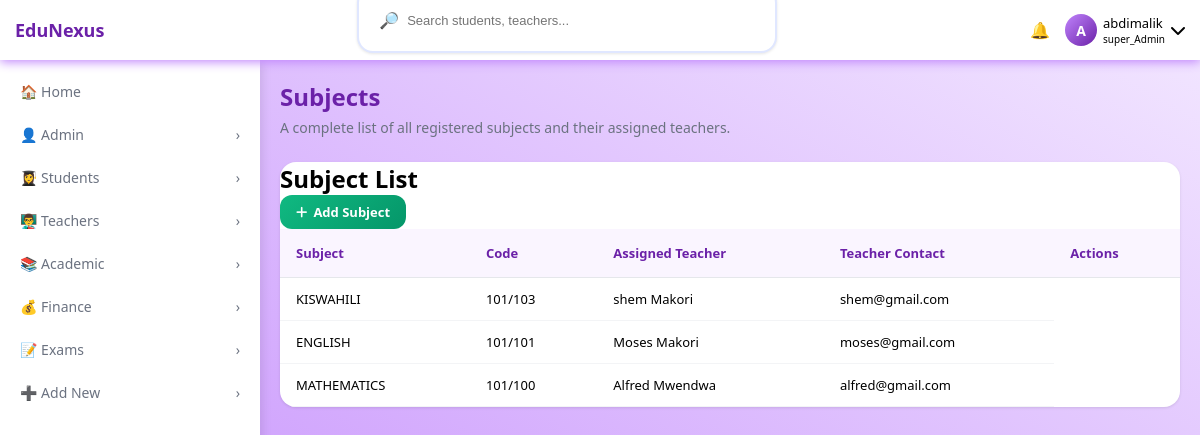
The page /subject/ (signed in) on the database its author committed.
### accounts/models.py (models this page shows, shortened)
class User(AbstractUser):
    ROLE_CHOICES=(
        ('SUPER_ADMIN','super_Admin'),
        ('ADMIN','admin'),
        ('TEACHER','teacher'),
        ('STUDENT','student'),
        ('PARENT','parent')
    )
    objects=UserManager()
    role=models.CharField(max_length=20,choices=ROLE_CHOICES,default='STUDENT')
    is_approved= models.BooleanField(default=False)
    phone_number=models.CharField(max_length=15,unique=True,null=True,blank=True)

### academic/models.py (models this page shows, shortened)
class Subject(models.Model):
    name=models.CharField(max_length=100)
    code=models.CharField(max_length=20,unique=True)
    description=models.TextField(blank=True,null=True)
    teacher=models.ForeignKey(
        'accounts.User',
        on_delete=models.SET_NULL,
        null=True,
        blank=True,
        limit_choices_to={'role':'TEACHER'},
        related_name='subjects_taught'
    )

### academic/views.py (the view, shortened to what this page needs)
# urls.py: path('subject/',views.subject_list,name='subject_list'),
@login_required
def subject_list(request):
    user = request.user
    if user.role in ['SUPER_ADMIN', 'ADMIN']:
        subjects = Subject.objects.all().select_related('teacher')
    elif user.role == 'TEACHER':
        subjects = Subject.objects.filter(teacher=user).select_related('teacher')
    elif user.role == 'STUDENT':
        if hasattr(user, 'student_record_records') and user.student_record_records.current_class:
            subjects = user.student_record_records.current_class.subjects.all()
        else:
            subjects = Subject.objects.none()
    else:
        subjects = Subject.objects.none()
    return render(request, 'academic/subject_list.html', {'subjects': subjects})

### academic/templates/academic/subject_list.html (shortened to what this page needs)
{% extends 'base.html' %}
{% load static %}
{% block content %}
<div class="dashboard-header">
    <h1>Subjects</h1>
    <p>A complete list of all registered subjects and their assigned teachers.</p>
</div>
<div class="data-table-container">
    <div class="data-table-header">
        <h2>Subject List</h2>
        <a href="{% url 'add_subject' %}" class="add-btn">
            <i class="fas fa-plus"></i> Add Subject
        </a>
    </div>
    <div class="table-responsive">
        <table class="data-table">
            <thead>
                <tr>
                    <th>Subject</th>
                    <th>Code</th>
                    <th>Assigned Teacher</th>
                    <th>Teacher Contact</th>
                    <th>Actions</th>
                </tr>
            </thead>
            <tbody>
                {% for subject in subjects %}
                <tr>
                    <td>{{ subject.name }}</td>
                    <td>{{ subject.code }}</td>
                    <td>
                        {% if subject.teacher %}
                            {{ subject.teacher.get_full_name|default:subject.teacher.username }}
                        {% else %}
                            <span class="text-warning">Not Assigned</span>
                        {% endif %}
                    </td>
                    <td>
                        {% if subject.teacher %}
                            {{ subject.teacher.email }}
                        {% else %}
                            <span class="text-muted">-</span>
                        {% endif %}
                    </td>
                </tr>
                {% endfor %}
            </tbody>
        </table>
    </div>
</div>
{% endblock %}

### templates/base.html (shortened to what this page needs)
{% load static %}
<!DOCTYPE html>
<html lang="en">
<head>
    <link rel="stylesheet" href="{% static 'css/style.css' %}">
    <link rel="stylesheet" href="https://cdnjs.cloudflare.com/ajax/libs/font-awesome/6.0.0-beta3/css/all.min.css">
</head>
<body>
    <nav class="top-nav">
        <div class="nav-left">
            <div class="logo">EduNexus</div>
        </div>
        <div class="search-bar">
            <span>🔎</span>
            <input type="text" id="globalSearch" placeholder="Search students, teachers...">
        </div>
        <div class="nav-right">
            <div class="notification-badge" id="notificationBell">
                <span>🔔</span>
            </div>
            <div>
                <div class="user-info" id="userInfoBtn">
                    <div class="avatar-circle">
                        {{ request.user.first_name|first|default:request.user.username|first|upper }}
                    </div>
                    <div>
                        <div class="user-name">{{ request.user.first_name|default:request.user.username }}</div>
                        <div class="user-role">{{ request.user.get_role_display }}</div>
                    </div>
                    <i class="fas fa-chevron-down"></i>
                </div>
            </div>
        </div>
    </nav>
    <aside class="sidebar" id="sidebar">
        <ul>
            {% if request.user.role != 'STUDENT' and request.user.role != 'PARENT' %}
            <li class="menu-item {% if request.resolver_match.url_name == 'dashboard' %}active{% endif %}" data-url="{% url 'dashboard' %}">
                <span class="menu-text">🏠 Home</span>
            </li>
            {% endif %}
           {% if request.user.role == 'SUPER_ADMIN' or request.user.role == 'ADMIN' %}
            <li class="menu-item has-dropdown">
                <span class="menu-text">👤 Admin</span>
                <span class="arrow">›</span>
            </li>
            {% endif %}
            <li class="menu-item has-dropdown">
                <span class="menu-text">👩‍🎓 Students</span>
                <span class="arrow">›</span>
            </li>
            {% if request.user.role != 'PARENT' and request.user.role != 'STUDENT' %}
            <li class="menu-item has-dropdown">
                <span class="menu-text">👨‍🏫 Teachers</span>
                <span class="arrow">›</span>
            </li>
            {% endif %}
            <li class="menu-item has-dropdown">
                <span class="menu-text">📚 Academic</span>
                <span class="arrow">›</span>
            </li>
            {% if request.user.role != 'TEACHER' %}
            <li class="menu-item has-dropdown">
                <span class="menu-text">💰 Finance</span>
                <span class="arrow">›</span>
            </li>
            {% endif %}
            <li class="menu-item has-dropdown">
                <span class="menu-text">📝 Exams</span>
                <span class="arrow">›</span>
            </li>
            {% if request.user.role == 'SUPER_ADMIN' %}
            <li class="menu-item has-dropdown">
                <span class="menu-text">➕ Add New</span>
                <span class="arrow">›</span>
            </li>
            {% endif %}
        </ul>
    </aside>
    <main class="main-content">
        {% block content %}
        {% endblock %}
    </main>
</body>
</html>

### static/css/style.css (style rules this page uses)
:root { --lavender: #c084fc; --lavender-light: #f3e8ff; --lavender-dark: #6b21a8; --text-dark: #1f2937; --gray-500: #6b7280; --gray-200: #e5e7eb; --danger: #ef4444; --success: #10b981; }
* { margin: 0; padding: 0; box-sizing: border-box; }
body { background: linear-gradient(210deg, var(--lavender-light), var(--lavender)); font-family: system-ui, -apple-system, 'Segoe UI', Roboto, sans-serif; min-height: 100vh; }
.top-nav { background: white; padding: 0 15px; height: 60px; display: flex; align-items: center; justify-content: space-between; position: sticky; top: 0; z-index: 100; box-shadow: 0 2px 10px var(--lavender); }
.nav-left { display: flex; align-items: center; gap: 10px; }
.logo { font-weight: bold; font-size: 18px; color: var(--lavender-dark); }
.search-bar { display: none; }
.nav-right { display: flex; align-items: center; gap: 15px; }
.notification-badge { position: relative; cursor: pointer; }
.user-info { display: flex; align-items: center; gap: 6px; cursor: pointer; }
.user-info .avatar-circle { width: 32px; height: 32px; background: linear-gradient(135deg, var(--lavender), var(--lavender-dark)); border-radius: 50%; display: flex; align-items: center; justify-content: center; color: white; font-weight: bold; font-size: 14px; }
.user-name, .user-role { display: none; }
.sidebar { background: white; width: 260px; height: 100vh; position: fixed; left: -260px; top: 60px; overflow-y: auto; z-index: 99; transition: left 0.3s ease; box-shadow: 2px 0 10px rgba(0,0,0,0.1); }
.sidebar ul { list-style: none; padding: 10px 0; }
.menu-item { padding: 12px 20px; display: flex; align-items: center; justify-content: space-between; font-weight: 500; color: var(--gray-500); cursor: pointer; }
.menu-text { display: flex; align-items: center; gap: 10px; font-size: 14px; }
.arrow { transition: transform 0.3s; font-size: 14px; }
.main-content { padding: 15px; min-height: calc(100vh - 60px); }
.data-table { min-width: 500px; width: 100%; border-collapse: collapse; }
.data-table th { padding: 10px 8px; font-size: 11px; background: #faf5ff; color: #6b21a8; }
.data-table td { padding: 8px; font-size: 12px; border-bottom: 1px solid #f3f4f6; }
.add-btn { background: linear-gradient(135deg, #10b981, #059669); color: white; border: none; padding: 8px 16px; border-radius: 12px; font-weight: 600; cursor: pointer; display: inline-flex; align-items: center; gap: 6px; text-decoration: none; font-size: 13px; }
@media (min-width: 768px) { .sidebar { left: 0; } }
@media (min-width: 768px) { .main-content { margin-left: 260px; padding: 20px; } }
@media (min-width: 768px) { .search-bar { display: flex; flex: 1; max-width: 300px; margin: 0 15px; background: #f8fafc; border: 2px solid #e0e7ff; border-radius: 9999px; padding: 8px 15px; gap: 8px; } }
@media (min-width: 768px) { .search-bar input { border: none; outline: none; background: transparent; width: 100%; font-size: 13px; } }
@media (min-width: 768px) { .user-name, .user-role { display: block; } }
@media (min-width: 768px) { .user-name { font-size: 13px; } }
@media (min-width: 768px) { .user-role { font-size: 10px; } }
@media (min-width: 1024px) { .search-bar { max-width: 420px; } }
.dashboard-header { margin-bottom: 25px; }
.dashboard-header h1 { font-size: 24px; color: #6b21a8; margin-bottom: 5px; }
.dashboard-header p { color: #6b7280; font-size: 14px; }
.search-bar { background: white; padding: 20px; border-radius: 16px; box-shadow: 0 1px 3px rgba(0, 0, 0, 0.1); margin-bottom: 20px; }
.data-table-container { background: white; border-radius: 16px; box-shadow: 0 1px 3px rgba(0, 0, 0, 0.1); overflow: hidden; }
.table-responsive { overflow-x: auto; -webkit-overflow-scrolling: touch; }
.data-table { width: 100%; border-collapse: collapse; min-width: 700px; }
.data-table th { text-align: left; padding: 15px 16px; background: #faf5ff; color: #6b21a8; font-weight: 600; font-size: 13px; border-bottom: 1px solid #e5e7eb; }
.data-table td { padding: 12px 16px; border-bottom: 1px solid #f3f4f6; font-size: 13px; }
.data-table { width: 100%; border-collapse: collapse; min-width: 800px; }
.data-table th { text-align: left; padding: 16px; background: #faf5ff; color: #6b21a8; font-weight: 600; font-size: 13px; border-bottom: 1px solid #e5e7eb; }
.data-table td { padding: 14px 16px; border-bottom: 1px solid #f3f4f6; font-size: 13px; vertical-align: middle; }

### rows shown on the page
User: user.first_name|first "A", user.first_name "abdimalik", user.role "super_Admin"
Subject: name "KISWAHILI", code "101/103", teacher.get_full_name "shem Makori", teacher.email "shem@gmail.com"
Subject: name "ENGLISH", code "101/101", teacher.get_full_name "Moses Makori", teacher.email "moses@gmail.com"
Subject: name "MATHEMATICS", code "101/100", teacher.get_full_name "Alfred Mwendwa", teacher.email "alfred@gmail.com"
